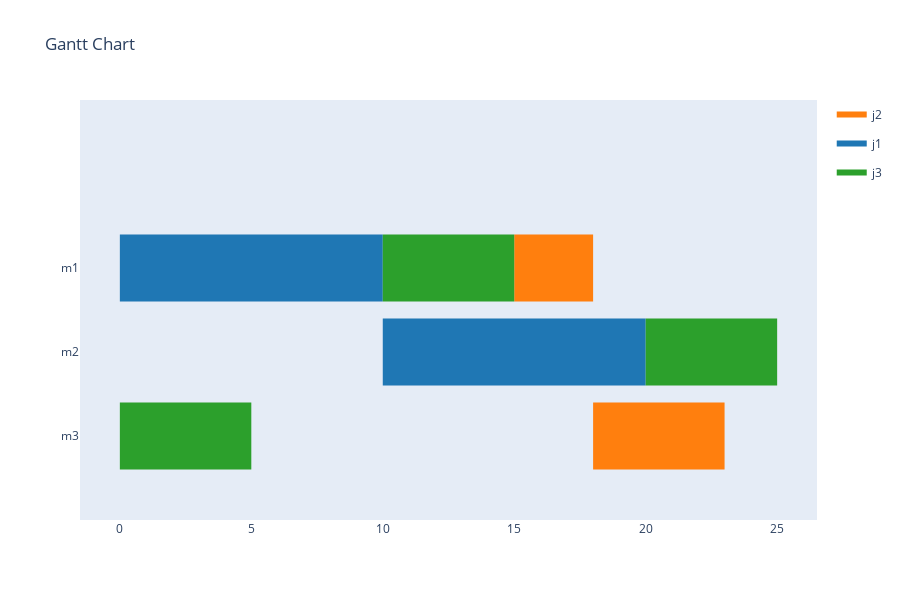

Notebook source saved alongside this figure:
### Code cell
import pandas as pd
import plotly.figure_factory as ff
import plotly.express as px

df = pd.DataFrame([
    dict(Task="m1", Start=0, Finish=10, Resource="j1"),
    dict(Task="m1", Start=15, Finish=18, Resource="j2"),
    dict(Task="m2", Start=10, Finish=20, Resource="j1"),
    dict(Task="m3", Start=18, Finish=23, Resource="j2"),
    dict(Task="m1", Start=10, Finish=15, Resource="j3"),
    dict(Task="m2", Start=20, Finish=25, Resource="j3"),
    dict(Task="m3", Start=0, Finish=5, Resource="j3"),

])
print(df)

fig.update_yaxes(categoryorder="total ascending")  # Sort machines in ascending order

fig = px.timeline(
    df,
    x_start="Start",
    x_end="Finish",
    y="Task",
    hover_data=["Start", "Finish", "Resource"],
    title="Work Order Schedule Gantt Chart",
)

fig = ff.create_gantt(df, index_col = 'Resource',  bar_width = 0.4, show_colorbar=True, group_tasks=True)

# 調整 x 軸和 y 軸的字體大小
fig.update_xaxes(title_text='時間 (單位: 天)', title_font=dict(size=18), tickfont=dict(size=14))
fig.update_yaxes(title_text='機台', title_font=dict(size=18), tickfont=dict(size=14))

fig.update_layout(xaxis_type='linear', autosize=True)
fig.show()

### Figure 1 — Plotly figure (JSON) as saved in the notebook; plotly's stock layout.template omitted (floating-point values rounded to 4 significant figures)
{"data": [{"fill": "toself", "fillcolor": "rgb(255, 127, 14)", "hoverinfo": "name", "legendgroup": "rgb(255, 127, 14)", "mode": "none", "name": "j2", "showlegend": true, "type": "scatter", "x": [15, 18, 18, 15, 15, 18, 23, 23, 18], "y": [1.6, 1.6, 2.4, 2.4, null, -0.4, -0.4, 0.4, 0.4]}, {"fill": "toself", "fillcolor": "rgb(31, 119, 180)", "hoverinfo": "name", "legendgroup": "rgb(31, 119, 180)", "mode": "none", "name": "j1", "showlegend": true, "type": "scatter", "x": [0, 10, 10, 0, 0, 10, 20, 20, 10], "y": [1.6, 1.6, 2.4, 2.4, null, 0.6, 0.6, 1.4, 1.4]}, {"fill": "toself", "fillcolor": "rgb(44, 160, 44)", "hoverinfo": "name", "legendgroup": "rgb(44, 160, 44)", "mode": "none", "name": "j3", "showlegend": true, "type": "scatter", "x": [10, 15, 15, 10, 10, 20, 25, 25, 20, 20, 0, 5, 5, 0], "y": [1.6, 1.6, 2.4, 2.4, null, 0.6, 0.6, 1.4, 1.4, null, -0.4, -0.4, 0.4, 0.4]}, {"legendgroup": "rgb(255, 127, 14)", "marker": {"color": "rgb(255, 127, 14)", "opacity": 0, "size": 1}, "mode": "markers", "name": "", "showlegend": false, "text": [null, null, null, null], "type": "scatter", "x": [15, 18, 18, 23], "y": [2, 2, 0, 0]}, {"legendgroup": "rgb(31, 119, 180)", "marker": {"color": "rgb(31, 119, 180)", "opacity": 0, "size": 1}, "mode": "markers", "name": "", "showlegend": false, "text": [null, null, null, null], "type": "scatter", "x": [0, 10, 10, 20], "y": [2, 2, 1, 1]}, {"legendgroup": "rgb(44, 160, 44)", "marker": {"color": "rgb(44, 160, 44)", "opacity": 0, "size": 1}, "mode": "markers", "name": "", "showlegend": false, "text": [null, null, null, null, null, null], "type": "scatter", "x": [10, 15, 20, 25, 0, 5], "y": [2, 2, 1, 1, 0, 0]}], "layout": {"autosize": true, "height": 600, "hovermode": "closest", "showlegend": true, "title": {"text": "Gantt Chart"}, "xaxis": {"rangeselector": {"buttons": [{"count": 7, "label": "1w", "step": "day", "stepmode": "backward"}, {"count": 1, "label": "1m", "step": "month", "stepmode": "backward"}, {"count": 6, "label": "6m", "step": "month", "stepmode": "backward"}, {"count": 1, "label": "YTD", "step": "year", "stepmode": "todate"}, {"count": 1, "label": "1y", "step": "year", "stepmode": "backward"}, {"step": "all"}]}, "showgrid": false, "type": "linear", "zeroline": false}, "yaxis": {"autorange": false, "range": [-1, 4], "showgrid": false, "ticktext": ["m3", "m2", "m1"], "tickvals": [0, 1, 2], "zeroline": false}}}
